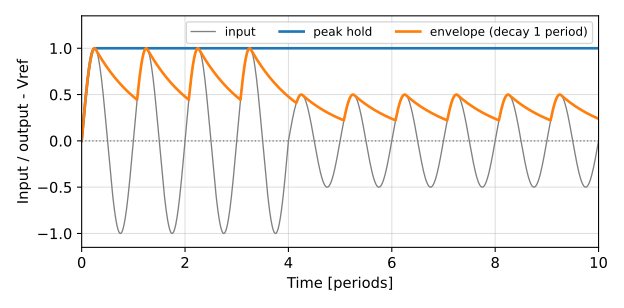

Recreate this plot in Python.
# SPDX-License-Identifier: MIT
"""Peak hold and envelope follower in time: a sine whose amplitude falls from 1 to 0.5
after 4 periods; the peak hold keeps 1, the envelope follower (decay time 1 period)
comes down with ripple."""
import sys
import pathlib

import matplotlib.pyplot as plt
import numpy as np

sys.path.insert(0, str(pathlib.Path(__file__).resolve().parents[2] / "tools"))
from figures import save  # noqa: E402

t = np.linspace(0, 10, 4001)            # time in periods
amp = np.where(t < 4, 1.0, 0.5)
x = amp * np.sin(2 * np.pi * t)
dt = t[1] - t[0]
hold, env = np.empty_like(t), np.empty_like(t)
h = e = 0.0
for n, v in enumerate(np.maximum(x, 0)):
    h = max(h, v)
    e = v if v > e else e * np.exp(-dt / 1.0)
    hold[n], env[n] = h, e
fig, ax = plt.subplots(figsize=(6.5, 3.2))
ax.plot(t, x, color="gray", lw=1, label="input")
ax.plot(t, hold, lw=2, label="peak hold")
ax.plot(t, env, lw=2, label="envelope (decay 1 period)")
ax.axhline(0, color="gray", ls=":", lw=1)
ax.set_xlim(0, 10)
ax.set_ylim(-1.15, 1.35)
ax.set_xlabel("Time [periods]")
ax.set_ylabel("Input / output - Vref")
ax.legend(loc="upper right", fontsize=9, ncol=3)
fig.tight_layout()
save(fig, pathlib.Path(__file__).with_name("response.svg"))
